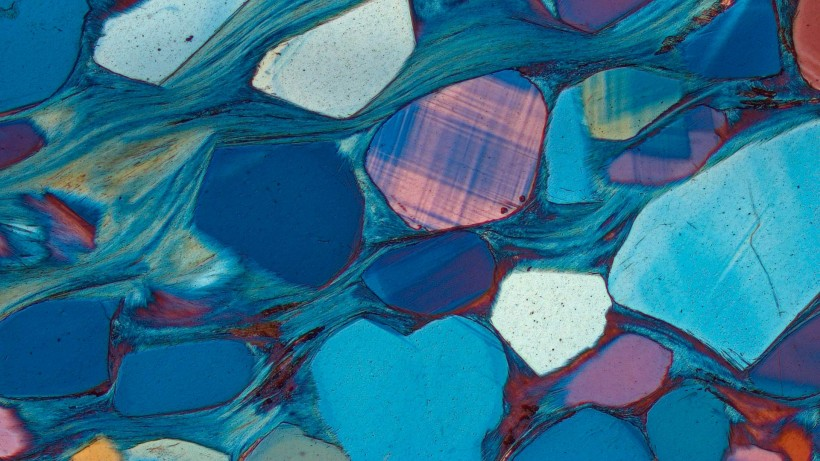
#> input picture python/duomeiti/sy1/1.jpg, 820 x 461 px
$ python test1.py   (older library calls are emulated)
#> lines starting #> are read from the running program, lines starting #| are printed output that depends on the picture; after the words box and inside, x2 and y2 are one past the last pixel; in counts of white or black regions, pixels touching at a corner belong together

import numpy as np
import matplotlib.pyplot as plt
import matplotlib.image as mpimg
from skimage import exposure,data
from PIL import Image
#灰度处理----------------------------------------------------------------------
def rgb2gray(rgb):
    return np.dot(rgb[..., :3], [0.299, 0.587, 0.114])


img = mpimg.imread('1.jpg')
#> img is the input picture: shape (461, 820, 3); mean R, G, B 48.4, 111.1, 140.4
gray = rgb2gray(img)
#> in rgb2gray, `return np.dot(rgb[..., :3], [0.299, 0.587, 0.114])`:
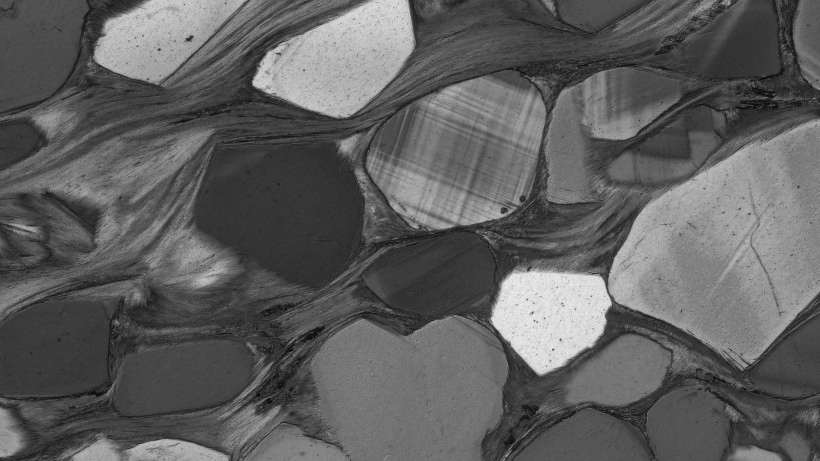
#> returned value: shape (461, 820) float64; min 7.88, max 243.1, mean 95.7
#显示原图----------------------------------------------------------------------
plt.imshow(gray, cmap=plt.get_cmap('gray'))
plt.show()
#显示灰度图----------------------------------------------------------------------
plt.imshow(img,cmap=plt.get_cmap('gray'))
plt.show()


#二值化处理----------------------------------------------------------------------
img = Image.open('1.jpg')

Img = img.convert('L')

# 自定义灰度界限，大于这个值为黑色，小于这个值为白色
threshold = 110

table = []
for i in range(256):
    if i < threshold:
        table.append(0)
    else:
        table.append(1)

#灰度处理----------------------------------------------------------------------
photo = Img.point(table, '1')
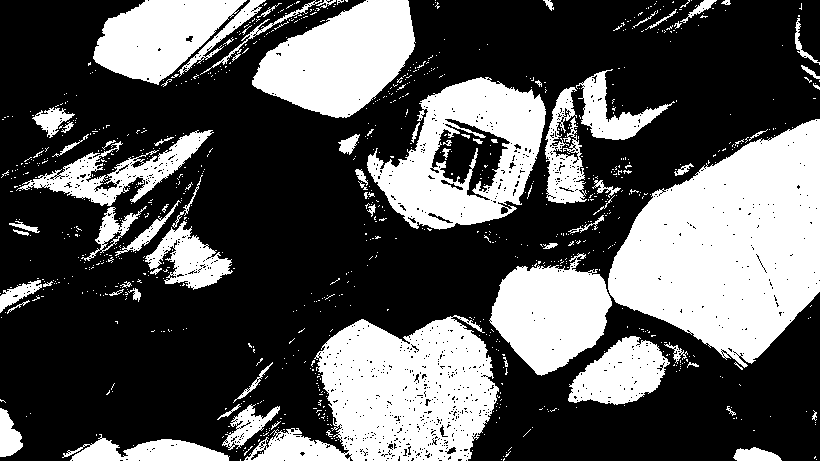
#> photo: PIL image 820x461 1; 34.2% white; 944 white regions (872 under 20 px), largest, box (x1, y1, x2, y2) and area: (608, 119, 820, 368) 33549, (244, 315, 499, 461) 21682, (367, 77, 546, 230) 14098
plt.imshow(photo,cmap=plt.get_cmap('gray'))
plt.show()
#photo.save("3.jpg")

#import numpy as np

#直方图计算----------------------------------------------------------------------
image =data.camera()*1.0
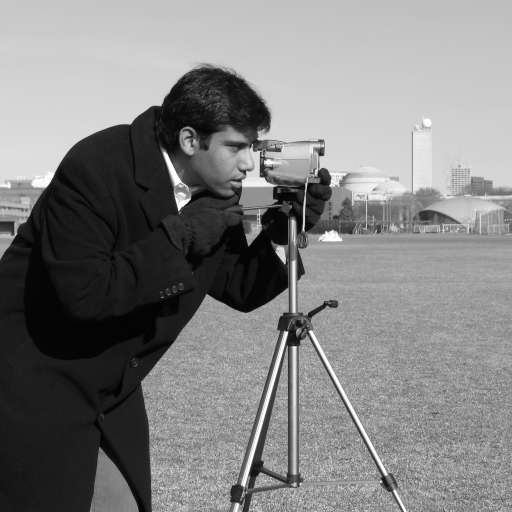
#> input picture skimage.data.camera(), 512 x 512 px
hist1=np.histogram(image, bins=2)   #用numpy包计算直方图
#> hist1 = ([93585, 168559], [0, 127.5, 255])
hist2=exposure.histogram(image, nbins=2)  #用skimage计算直方图
#> hist2 = ([93585, 168559], [63.75, 191.2])
print(hist1)
#| (array([ 93585, 168559]), array([  0. , 127.5, 255. ]))
print(hist2)
#| (array([ 93585, 168559]), array([ 63.75, 191.25]))
#绘制直方图----------------------------------------------------------------------
img2 = np.array(Image.open('1.jpg'))
plt.figure('zhilangtu')
arr = img2.flatten()
n, bins, patches = plt.hist(arr, bins=256, normed=1, facecolor='green', alpha=0.75)
#> n = 256 values, max 0.0454 at index 0, min 0 at index 51, mean 0.00398; bins = 257 values from 0 to 251; patches = 256 items
plt.show()
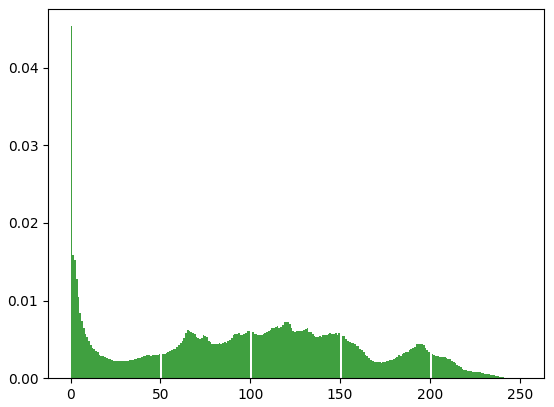
#> figure drawn by matplotlib, 1 panel; tallest bar 0.0454 high, from x = 0 to 0.98
